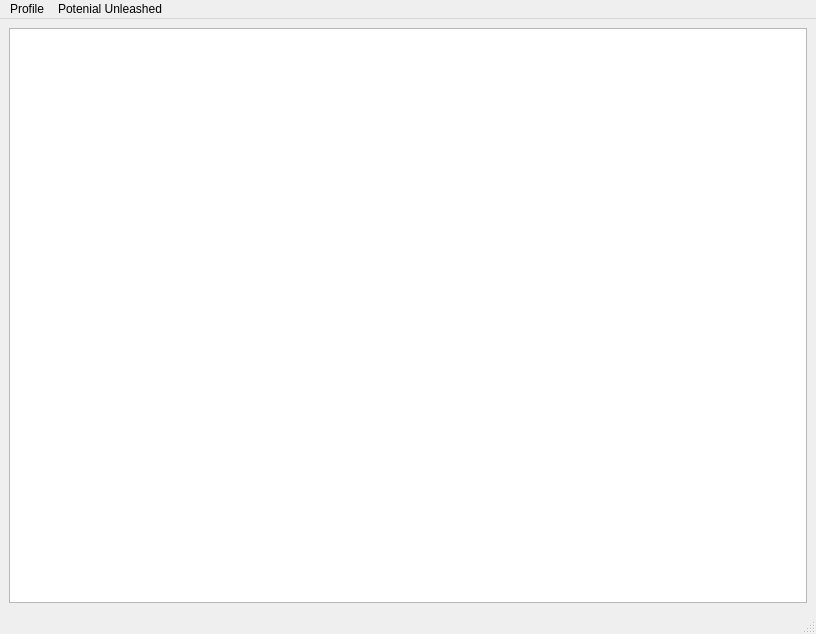
<?xml version="1.0" encoding="UTF-8"?>
<ui version="4.0">
 <class>MainWindow</class>
 <widget class="QMainWindow" name="MainWindow">
  <property name="geometry">
   <rect>
    <x>0</x>
    <y>0</y>
    <width>816</width>
    <height>634</height>
   </rect>
  </property>
  <property name="windowTitle">
   <string>MainWindow</string>
  </property>
  <widget class="QWidget" name="centralwidget">
   <layout class="QVBoxLayout" name="verticalLayout">
    <item>
     <widget class="QTableView" name="tableView"/>
    </item>
   </layout>
  </widget>
  <widget class="QMenuBar" name="menubar">
   <property name="geometry">
    <rect>
     <x>0</x>
     <y>0</y>
     <width>816</width>
     <height>26</height>
    </rect>
   </property>
   <widget class="QMenu" name="menuAdd_Workout">
    <property name="title">
     <string>Profile</string>
    </property>
    <addaction name="actionMe"/>
    <addaction name="actionWorkout_History"/>
    <addaction name="separator"/>
   </widget>
   <widget class="QMenu" name="menuPotenial_Unleashed">
    <property name="title">
     <string>Potenial Unleashed</string>
    </property>
    <widget class="QMenu" name="menuNew_Workout">
     <property name="title">
      <string>New Workout</string>
     </property>
     <addaction name="actionCreate_New"/>
     <addaction name="actionCreate_From_Template"/>
    </widget>
    <widget class="QMenu" name="menuGuides">
     <property name="title">
      <string>Guides</string>
     </property>
     <addaction name="actionMuscle_Gain"/>
     <addaction name="actionFat_Loss"/>
    </widget>
    <addaction name="menuNew_Workout"/>
    <addaction name="separator"/>
    <addaction name="actionAnalyse"/>
    <addaction name="menuGuides"/>
   </widget>
   <addaction name="menuAdd_Workout"/>
   <addaction name="menuPotenial_Unleashed"/>
  </widget>
  <widget class="QStatusBar" name="statusbar"/>
  <action name="actionMe">
   <property name="text">
    <string>Me</string>
   </property>
  </action>
  <action name="actionWorkout_History">
   <property name="text">
    <string>Workout History</string>
   </property>
  </action>
  <action name="actionCreate_New">
   <property name="text">
    <string>Create New</string>
   </property>
  </action>
  <action name="actionCreate_From_Template">
   <property name="text">
    <string>Create From Template</string>
   </property>
  </action>
  <action name="actionAnalyse">
   <property name="text">
    <string>Analyse</string>
   </property>
  </action>
  <action name="actionMuscle_Gain">
   <property name="text">
    <string>Muscle Gain</string>
   </property>
  </action>
  <action name="actionFat_Loss">
   <property name="text">
    <string>Fat Loss</string>
   </property>
  </action>
 </widget>
 <resources/>
 <connections/>
</ui>
